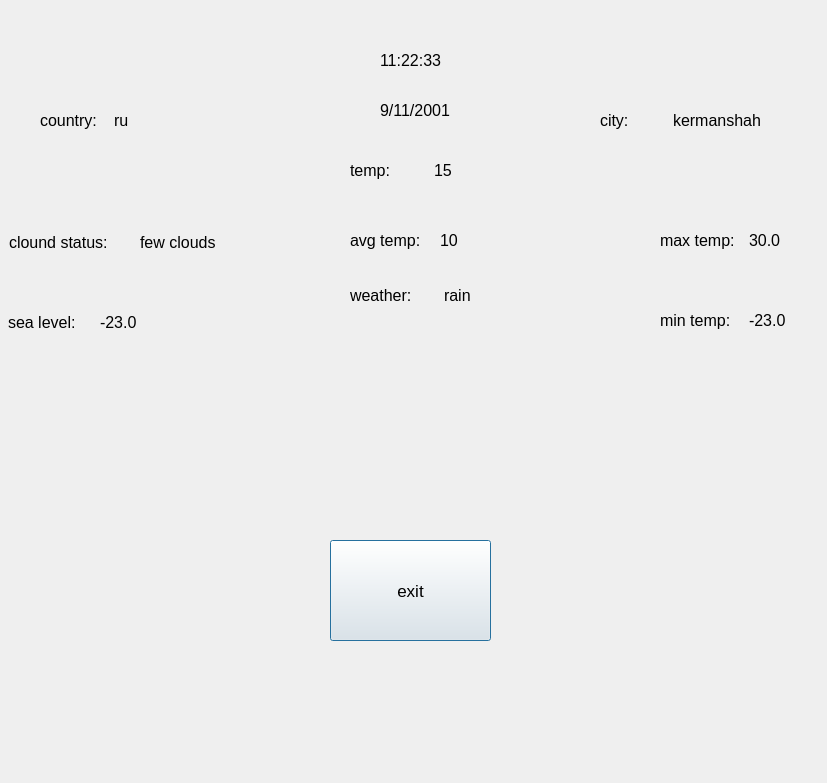
<?xml version="1.0" encoding="UTF-8"?>
<ui version="4.0">
 <class>Dialog_show_data</class>
 <widget class="QDialog" name="Dialog_show_data">
  <property name="geometry">
   <rect>
    <x>0</x>
    <y>0</y>
    <width>827</width>
    <height>783</height>
   </rect>
  </property>
  <property name="minimumSize">
   <size>
    <width>827</width>
    <height>783</height>
   </size>
  </property>
  <property name="maximumSize">
   <size>
    <width>827</width>
    <height>783</height>
   </size>
  </property>
  <property name="windowTitle">
   <string>Dialog</string>
  </property>
  <widget class="QLabel" name="label_time_now">
   <property name="geometry">
    <rect>
     <x>380</x>
     <y>40</y>
     <width>151</width>
     <height>41</height>
    </rect>
   </property>
   <property name="font">
    <font>
     <pointsize>12</pointsize>
     <weight>50</weight>
     <italic>false</italic>
     <bold>false</bold>
     <underline>false</underline>
     <strikeout>false</strikeout>
    </font>
   </property>
   <property name="text">
    <string>11:22:33</string>
   </property>
  </widget>
  <widget class="QLabel" name="label_time_date">
   <property name="geometry">
    <rect>
     <x>380</x>
     <y>90</y>
     <width>151</width>
     <height>41</height>
    </rect>
   </property>
   <property name="font">
    <font>
     <pointsize>12</pointsize>
     <weight>50</weight>
     <italic>false</italic>
     <bold>false</bold>
     <underline>false</underline>
     <strikeout>false</strikeout>
    </font>
   </property>
   <property name="text">
    <string>9/11/2001</string>
   </property>
  </widget>
  <widget class="QWidget" name="layoutWidget">
   <property name="geometry">
    <rect>
     <x>660</x>
     <y>280</y>
     <width>171</width>
     <height>81</height>
    </rect>
   </property>
   <layout class="QHBoxLayout" name="horizontalLayout_4">
    <item>
     <widget class="QLabel" name="label_min_temp_text">
      <property name="font">
       <font>
        <pointsize>12</pointsize>
       </font>
      </property>
      <property name="text">
       <string>min temp:</string>
      </property>
     </widget>
    </item>
    <item>
     <widget class="QLabel" name="label_temp_min">
      <property name="font">
       <font>
        <pointsize>12</pointsize>
        <weight>50</weight>
        <italic>false</italic>
        <bold>false</bold>
        <underline>false</underline>
        <strikeout>false</strikeout>
       </font>
      </property>
      <property name="text">
       <string>-23.0</string>
      </property>
     </widget>
    </item>
   </layout>
  </widget>
  <widget class="QPushButton" name="pushButton_exit">
   <property name="geometry">
    <rect>
     <x>330</x>
     <y>540</y>
     <width>161</width>
     <height>101</height>
    </rect>
   </property>
   <property name="font">
    <font>
     <pointsize>13</pointsize>
     <weight>50</weight>
     <bold>false</bold>
    </font>
   </property>
   <property name="text">
    <string>exit</string>
   </property>
  </widget>
  <widget class="QWidget" name="layoutWidget">
   <property name="geometry">
    <rect>
     <x>40</x>
     <y>90</y>
     <width>141</width>
     <height>61</height>
    </rect>
   </property>
   <layout class="QHBoxLayout" name="horizontalLayout">
    <item>
     <widget class="QLabel" name="label_country_text">
      <property name="font">
       <font>
        <pointsize>12</pointsize>
        <weight>50</weight>
        <italic>false</italic>
        <bold>false</bold>
        <underline>false</underline>
        <strikeout>false</strikeout>
       </font>
      </property>
      <property name="text">
       <string>country:</string>
      </property>
     </widget>
    </item>
    <item>
     <widget class="QLabel" name="label_country">
      <property name="font">
       <font>
        <pointsize>12</pointsize>
        <weight>50</weight>
        <italic>false</italic>
        <bold>false</bold>
        <underline>false</underline>
        <strikeout>false</strikeout>
       </font>
      </property>
      <property name="text">
       <string>ru</string>
      </property>
     </widget>
    </item>
   </layout>
  </widget>
  <widget class="QWidget" name="layoutWidget">
   <property name="geometry">
    <rect>
     <x>600</x>
     <y>90</y>
     <width>161</width>
     <height>61</height>
    </rect>
   </property>
   <layout class="QHBoxLayout" name="horizontalLayout_2">
    <item>
     <widget class="QLabel" name="label_city_text">
      <property name="font">
       <font>
        <pointsize>12</pointsize>
        <weight>50</weight>
        <italic>false</italic>
        <bold>false</bold>
        <underline>false</underline>
        <strikeout>false</strikeout>
       </font>
      </property>
      <property name="text">
       <string>city:</string>
      </property>
     </widget>
    </item>
    <item>
     <spacer name="horizontalSpacer">
      <property name="orientation">
       <enum>Qt::Horizontal</enum>
      </property>
      <property name="sizeHint" stdset="0">
       <size>
        <width>40</width>
        <height>20</height>
       </size>
      </property>
     </spacer>
    </item>
    <item>
     <widget class="QLabel" name="label_city">
      <property name="font">
       <font>
        <pointsize>12</pointsize>
        <weight>50</weight>
        <italic>false</italic>
        <bold>false</bold>
        <underline>false</underline>
        <strikeout>false</strikeout>
       </font>
      </property>
      <property name="text">
       <string>kermanshah</string>
      </property>
     </widget>
    </item>
   </layout>
  </widget>
  <widget class="QWidget" name="layoutWidget">
   <property name="geometry">
    <rect>
     <x>660</x>
     <y>200</y>
     <width>171</width>
     <height>81</height>
    </rect>
   </property>
   <layout class="QHBoxLayout" name="horizontalLayout_3">
    <item>
     <widget class="QLabel" name="label_max_temp_text">
      <property name="font">
       <font>
        <pointsize>12</pointsize>
       </font>
      </property>
      <property name="text">
       <string>max temp:</string>
      </property>
     </widget>
    </item>
    <item>
     <widget class="QLabel" name="label_temp_max">
      <property name="font">
       <font>
        <pointsize>12</pointsize>
        <weight>50</weight>
        <italic>false</italic>
        <bold>false</bold>
        <underline>false</underline>
        <strikeout>false</strikeout>
       </font>
      </property>
      <property name="text">
       <string>30.0</string>
      </property>
     </widget>
    </item>
   </layout>
  </widget>
  <widget class="QLabel" name="label_sea_level_text">
   <property name="geometry">
    <rect>
     <x>8</x>
     <y>310</y>
     <width>86</width>
     <height>24</height>
    </rect>
   </property>
   <property name="font">
    <font>
     <pointsize>12</pointsize>
    </font>
   </property>
   <property name="text">
    <string>sea level:</string>
   </property>
  </widget>
  <widget class="QLabel" name="label_sea_level">
   <property name="geometry">
    <rect>
     <x>100</x>
     <y>310</y>
     <width>46</width>
     <height>24</height>
    </rect>
   </property>
   <property name="font">
    <font>
     <pointsize>12</pointsize>
     <weight>50</weight>
     <italic>false</italic>
     <bold>false</bold>
     <underline>false</underline>
     <strikeout>false</strikeout>
    </font>
   </property>
   <property name="text">
    <string>-23.0</string>
   </property>
  </widget>
  <widget class="QLabel" name="label_cloud_text">
   <property name="geometry">
    <rect>
     <x>9</x>
     <y>230</y>
     <width>125</width>
     <height>24</height>
    </rect>
   </property>
   <property name="font">
    <font>
     <pointsize>12</pointsize>
    </font>
   </property>
   <property name="text">
    <string>clound status:</string>
   </property>
  </widget>
  <widget class="QLabel" name="label_cloud">
   <property name="geometry">
    <rect>
     <x>140</x>
     <y>230</y>
     <width>194</width>
     <height>24</height>
    </rect>
   </property>
   <property name="font">
    <font>
     <pointsize>12</pointsize>
     <weight>50</weight>
     <italic>false</italic>
     <bold>false</bold>
     <underline>false</underline>
     <strikeout>false</strikeout>
    </font>
   </property>
   <property name="text">
    <string>few clouds</string>
   </property>
  </widget>
  <widget class="QWidget" name="layoutWidget">
   <property name="geometry">
    <rect>
     <x>350</x>
     <y>140</y>
     <width>161</width>
     <height>61</height>
    </rect>
   </property>
   <layout class="QHBoxLayout" name="horizontalLayout_5">
    <item>
     <widget class="QLabel" name="label_temp_text">
      <property name="font">
       <font>
        <pointsize>12</pointsize>
       </font>
      </property>
      <property name="text">
       <string>temp:</string>
      </property>
     </widget>
    </item>
    <item>
     <widget class="QLabel" name="label_temp">
      <property name="font">
       <font>
        <pointsize>12</pointsize>
        <weight>50</weight>
        <italic>false</italic>
        <bold>false</bold>
        <underline>false</underline>
        <strikeout>false</strikeout>
       </font>
      </property>
      <property name="text">
       <string>15</string>
      </property>
     </widget>
    </item>
   </layout>
  </widget>
  <widget class="QWidget" name="layoutWidget_2">
   <property name="geometry">
    <rect>
     <x>350</x>
     <y>200</y>
     <width>174</width>
     <height>81</height>
    </rect>
   </property>
   <layout class="QHBoxLayout" name="horizontalLayout_6">
    <item>
     <widget class="QLabel" name="label_avg_temp_text">
      <property name="font">
       <font>
        <pointsize>12</pointsize>
       </font>
      </property>
      <property name="text">
       <string>avg temp:</string>
      </property>
     </widget>
    </item>
    <item>
     <widget class="QLabel" name="label_temp_avg">
      <property name="font">
       <font>
        <pointsize>12</pointsize>
        <weight>50</weight>
        <italic>false</italic>
        <bold>false</bold>
        <underline>false</underline>
        <strikeout>false</strikeout>
       </font>
      </property>
      <property name="text">
       <string>10</string>
      </property>
     </widget>
    </item>
   </layout>
  </widget>
  <widget class="QWidget" name="">
   <property name="geometry">
    <rect>
     <x>350</x>
     <y>280</y>
     <width>181</width>
     <height>31</height>
    </rect>
   </property>
   <layout class="QHBoxLayout" name="horizontalLayout_7">
    <item>
     <widget class="QLabel" name="label_weather_text">
      <property name="font">
       <font>
        <pointsize>12</pointsize>
       </font>
      </property>
      <property name="text">
       <string>weather:</string>
      </property>
     </widget>
    </item>
    <item>
     <widget class="QLabel" name="label_weather">
      <property name="font">
       <font>
        <pointsize>12</pointsize>
        <weight>50</weight>
        <italic>false</italic>
        <bold>false</bold>
        <underline>false</underline>
        <strikeout>false</strikeout>
       </font>
      </property>
      <property name="text">
       <string>rain</string>
      </property>
     </widget>
    </item>
   </layout>
  </widget>
 </widget>
 <resources/>
 <connections/>
</ui>
